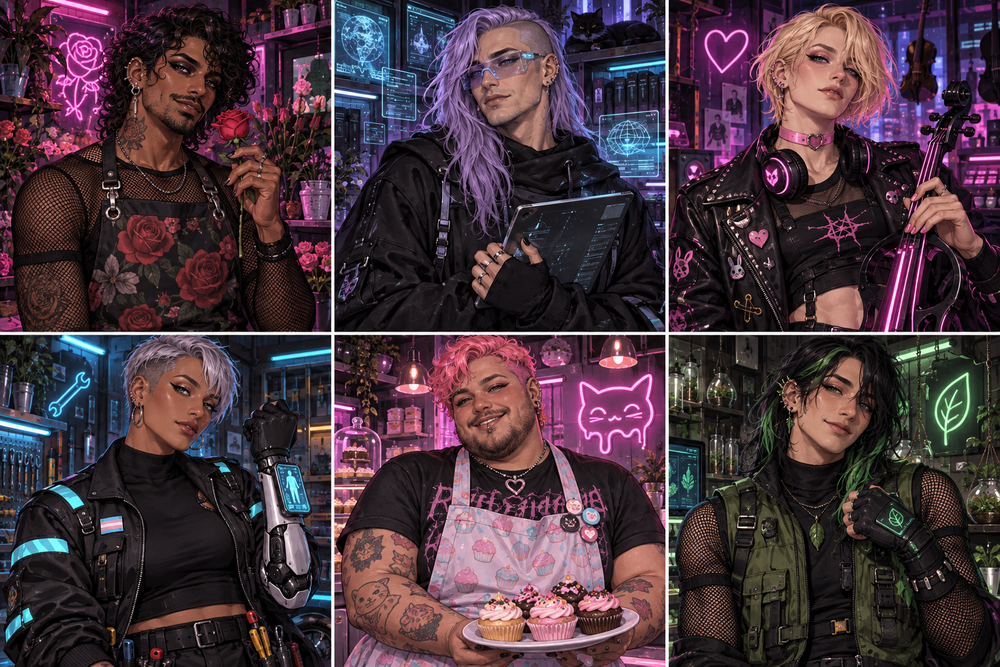
#> input picture game/assets/portraits/neighbors/modern_atlas.png, 1000 x 667 px, shrunk from 1536 x 1024 before the run, found by its file name
$ python build_neighbors_atlases.py
#> lines starting #> are read from the running program, lines starting #| are printed output that depends on the picture
import json
from pathlib import Path
from PIL import Image
root=Path("game/assets")
manifest=[]
def atlas(folder, file, names, cols, rows):
#> called with folder = 'portraits/neighbors', file = 'modern_atlas.png', cols = 3, rows = 2
 path=root/folder/file
 im=Image.open(path); w,h=im.size
#> in atlas, im is the input picture: PIL image 1000x667 RGB; mean R, G, B 72, 52.9, 61.8
#> after `w, h = im.size`: w = 1000; h = 667
 for i,name in enumerate(names):
  # Safe inset avoids generated grid lines and neighboring cells.
  x=round((i%cols)*w/cols)+5; y=round((i//cols)*h/rows)+5
  cw=round(((i%cols)+1)*w/cols)-x-5; ch=round(((i//cols)+1)*h/rows)-y-5
  out=root/folder/(name+".tres")
  out.write_text('[gd_resource type="AtlasTexture" load_steps=2 format=3]\n\n[ext_resource type="Texture2D" path="res://assets/'+folder+'/'+file+'" id="1"]\n\n[resource]\natlas = ExtResource("1")\nregion = Rect2('+f'{x}, {y}, {cw}, {ch}'+')\n',encoding="utf-8")
  manifest.append(dict(id=name,path=str(out).replace("\\","/"),atlas=str(path).replace("\\","/"),region=[x,y,cw,ch]))
people=["ivo","noel","lucien","ash","emil","yves"]
atlas("portraits/neighbors","modern_atlas.png",people,3,2)
atlas("icons/neighbors","atlas.png",people+[p+"_2" for p in people],4,3)
#> call 2 of atlas, with folder = 'icons/neighbors', file = 'atlas.png', cols = 4, rows = 3
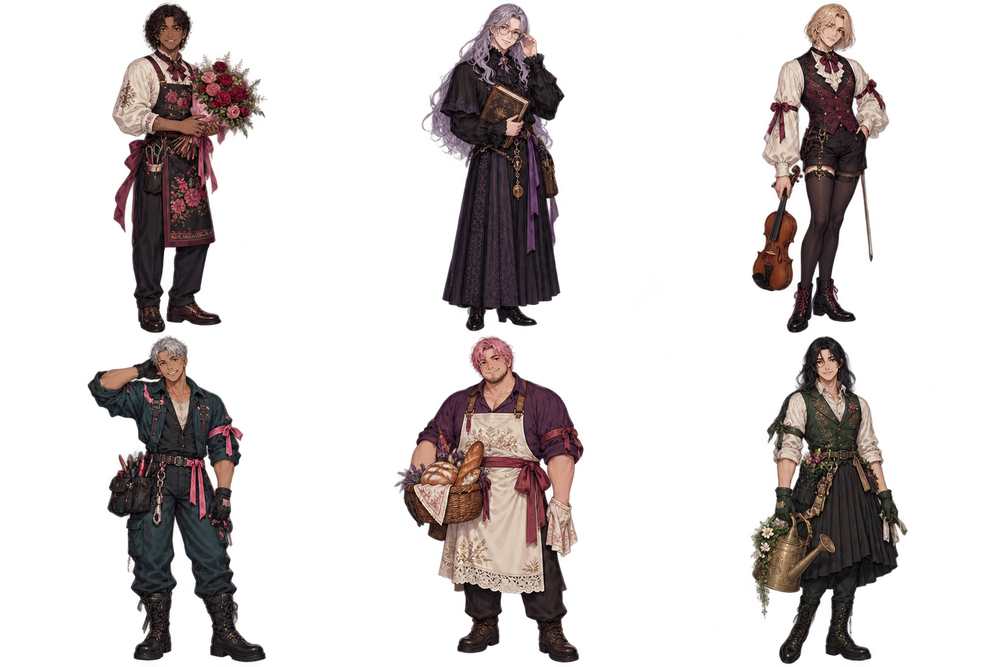
#> input picture game/assets/portraits/neighbors/atlas.png, 1000 x 667 px, shrunk from 1536 x 1024 before the run, found by its file name
#> in atlas, im is the input picture: PIL image 1000x667 RGBA; mean R, G, B, A 24.2, 18.4, 17.8, 63.8
atlas("decor/neighbors","panels.png",["rose","archive","music","repair","bread","garden","dance","letter","mask","heart","moth","compass"],4,3)
#> call 3 of atlas, with folder = 'decor/neighbors', file = 'panels.png', cols = 4, rows = 3
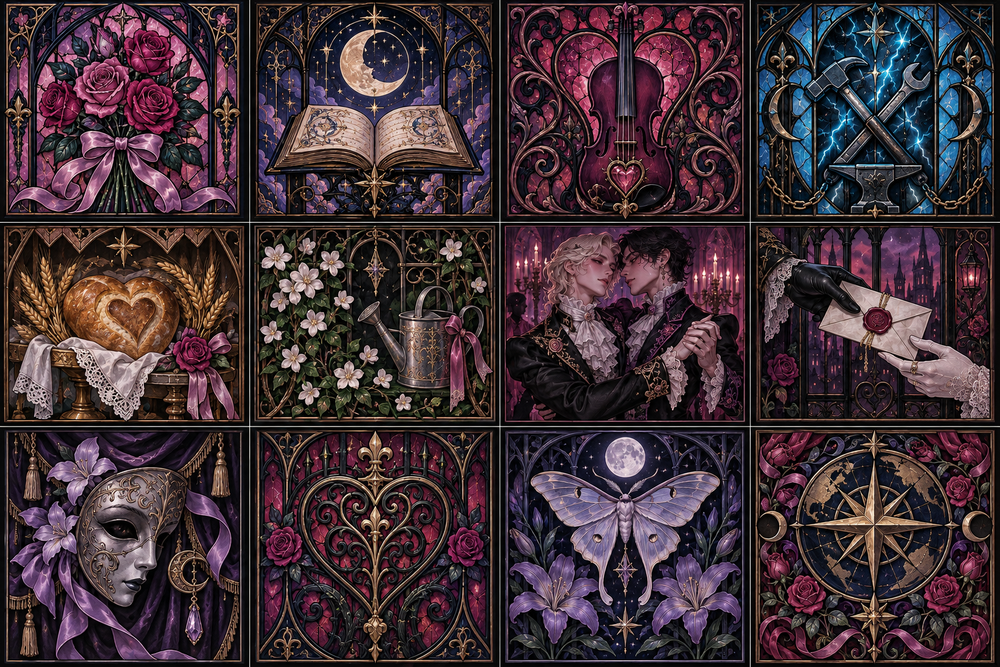
#> input picture game/assets/decor/neighbors/panels.png, 1000 x 667 px, shrunk from 1536 x 1024 before the run, found by its file name
#> in atlas, im is the input picture: PIL image 1000x667 RGB; mean R, G, B 64.5, 48, 54.4
# Cosmetics .tres live in the existing lookup directory.
styles=["moon_brooch","jasmine_pin","silk_cravat","lace_fan","heart_ring","voltage_bow","opera_mask","rose_beret","heart_watch","moon_collar","pearl_cuff","rose_glove"]
tech=["led_choker","platform_boots","cyber_bow","trans_pin","punk_cuff","ar_visor","mesh_sleeves","tech_skirt","heart_headphones","neon_liner","cyber_nails","punk_bag"]
for filename,names in [("cosmetics_neighborhood_atlas.png",styles),("cosmetics_tech_atlas.png",tech)]:
 if not (root/"icons"/filename).exists(): continue
 atlas("icons",filename,names,4,3)
 for name in names:
  src=root/"icons"/(name+".tres"); dst=root/"icons/cosmetics"/(name+".tres")
  dst.write_text(src.read_text(encoding="utf-8"),encoding="utf-8"); src.unlink()
  manifest[-len(names)+names.index(name)]["path"]=str(dst).replace("\\","/")
if (root/"illustrations/neighbors/modern_places.png").exists():
 atlas("illustrations/neighbors","modern_places.png",people,3,2)
(root/"portraits/neighbors/manifest.json").write_text(json.dumps(manifest,ensure_ascii=False,indent=2)+"\n",encoding="utf-8")
print("Atlas regions:",len(manifest))
#| Atlas regions: 30
